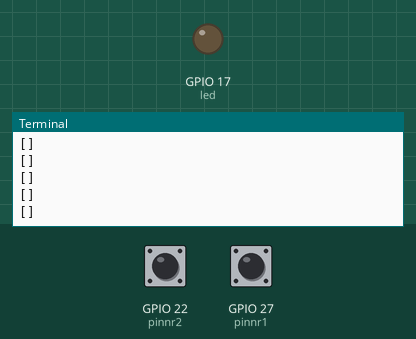
Bench run of a program on a simulated Raspberry Pi (BCM pin numbers). On the bench: output pins drawn as LEDs (lit = HIGH), the last lines printed to the terminal. The test bench sets the inputs (shaded band); at power-on: GPIO 22 (pinnr2) LOW, GPIO 27 (pinnr1) LOW.

Above: at 1.2 s.
1.3 s: GPIO 22 (pinnr2) pulled HIGH for 0.15 s
At 2.4 s:
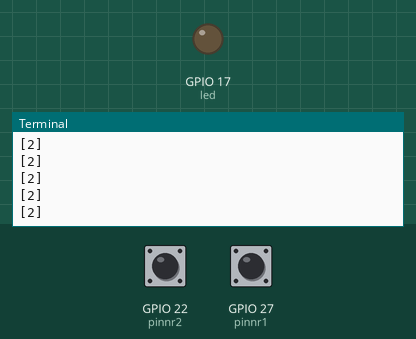
3.0 s: GPIO 27 (pinnr1) pulled HIGH for 0.15 s
At 3.8 s:
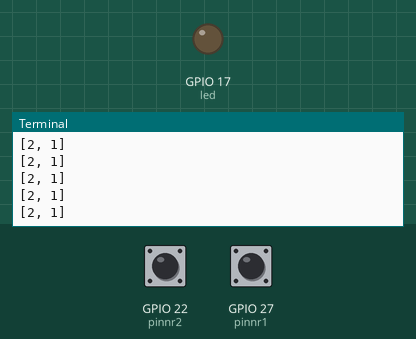
4.7 s: GPIO 22 (pinnr2) pulled HIGH for 1 s
At 5.3 s:
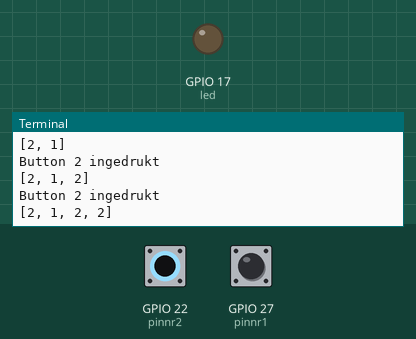

The program:

Oef1.py
```python
import RPi.GPIO as GPIO
import time


led=17
pinnr1=27
pinnr2=22
code=[]

GPIO.setwarnings(False)
GPIO.setmode(GPIO.BCM)
GPIO.setup(led, GPIO.OUT)
GPIO.setup(pinnr1, GPIO.IN, pull_up_down=GPIO.PUD_DOWN)
GPIO.setup(pinnr2, GPIO.IN, pull_up_down=GPIO.PUD_DOWN)

while True:
	if GPIO.input(pinnr1):
		time.sleep(0.2)
		print("Button 1 ingedrukt")
		code.append(1)
	if GPIO.input(pinnr2):
		time.sleep(0.2)
		print("Button 2 ingedrukt")
		code.append(2)
	if len(code)>4:
		if code ==[1,2,1,2]:
			GPIO.output(led,True)
			print("HAHAHA")
		code=[]
	print(code)
		#GPIO.output(led, False)
	#time.sleep(0.1)
```

Measured:
- after the input at 1.3 s, the terminal: prints a new line after 0.20 s (image 1)
- after the input at 3.0 s, the terminal: prints a new line after 0.20 s (image 2)
- after the input at 4.7 s, the terminal: prints a new line after 0.20 s (image 3)
